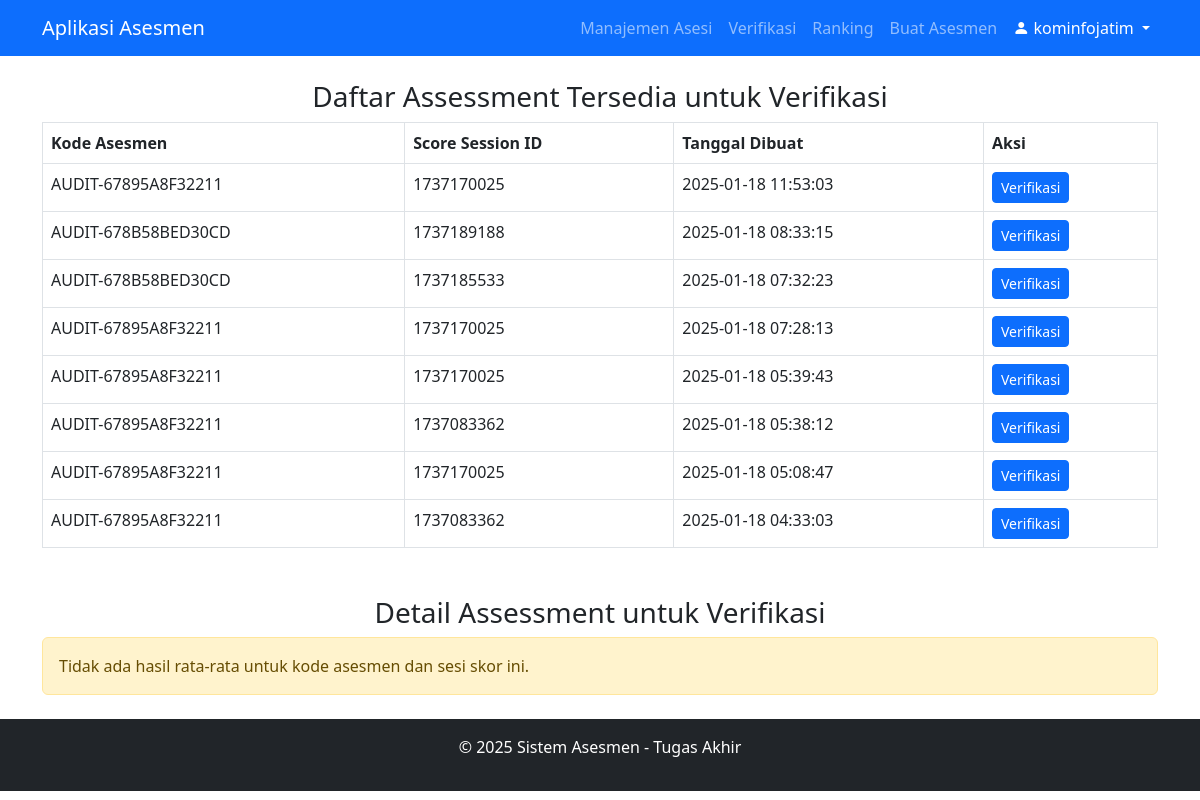
/views/tim_penilai/verif_asesmen.php?asesmen_kode=AUDIT-678B58BED30CD&score_session_id=1737351416 (signed in), run on an earlier commit of the app's database.
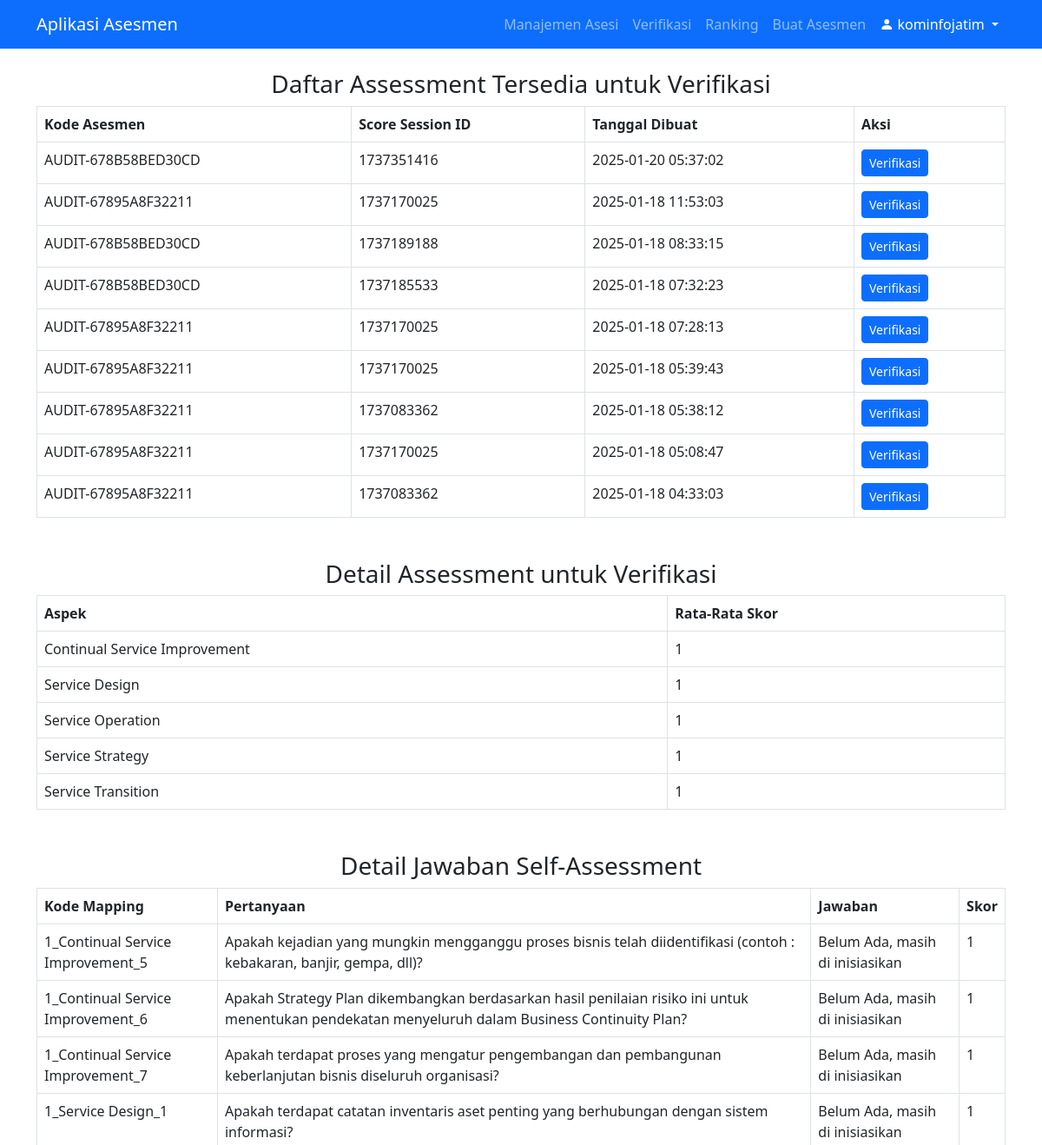
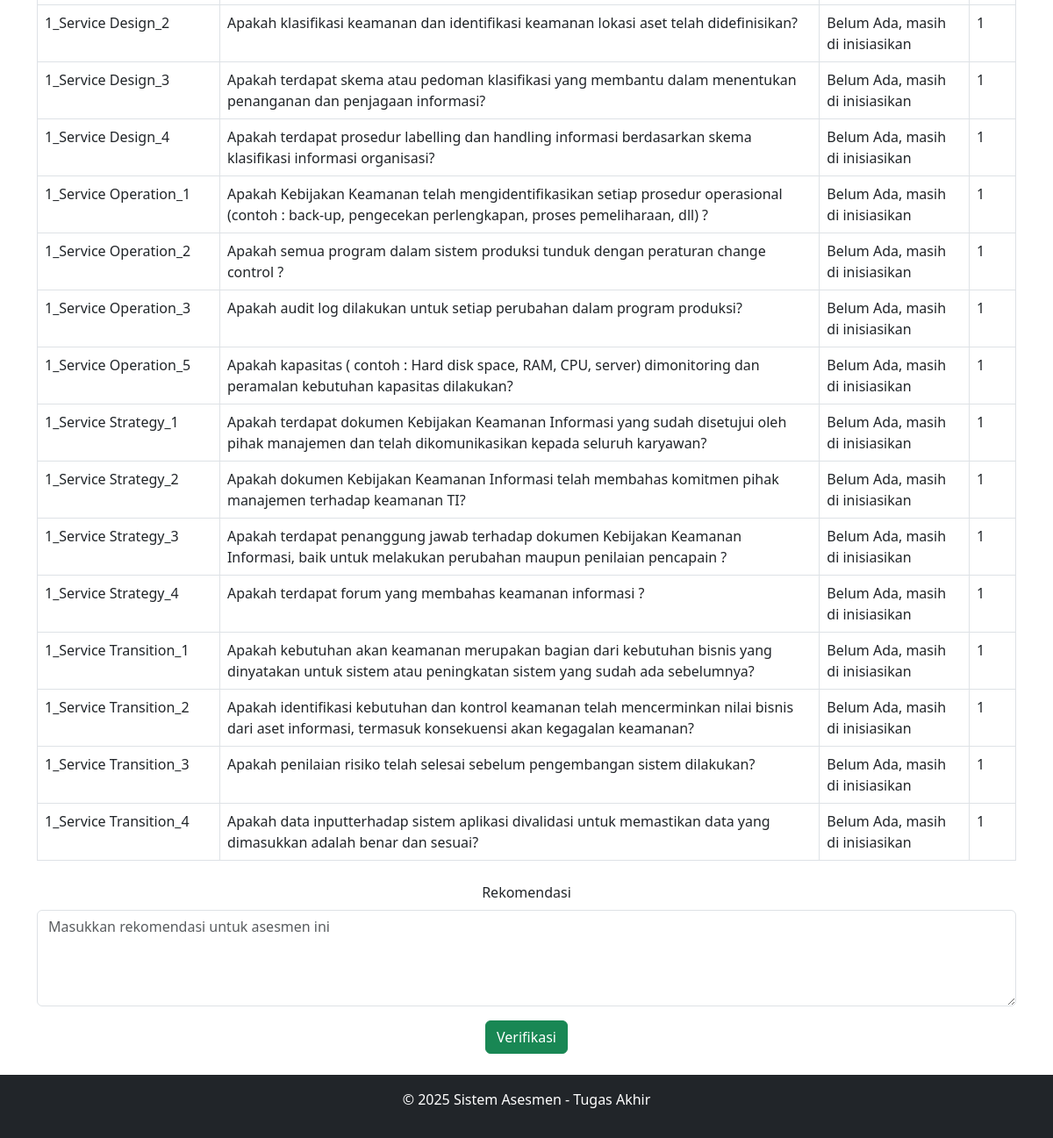
And on a later commit of the database (2 pictures, top to bottom).
### tables this page shows
CREATE TABLE `asesmen_jawaban` (
  `id` int(11) NOT NULL,
  `user_id` int(11) NOT NULL,
  `question_id` int(11) NOT NULL,
  `asesmen_kode` varchar(50) DEFAULT NULL,
  `jawaban` text,
  `skor` int(11) DEFAULT NULL,
  `status` enum('draft','submitted') DEFAULT 'draft',
  `created_at` timestamp NOT NULL DEFAULT CURRENT_TIMESTAMP,
  `source` varchar(50) DEFAULT NULL,
  `periode_audit` year(4) NOT NULL,
  `score_session_id` int(11) DEFAULT NULL
);

CREATE TABLE `asesmen_pertanyaan` (
  `id` int(11) NOT NULL,
  `kode_mapping` varchar(255) NOT NULL,
  `asesmen_periode` int(11) DEFAULT NULL,
  `pertanyaan` text NOT NULL,
  `created_at` timestamp NOT NULL DEFAULT CURRENT_TIMESTAMP,
  `source` varchar(255) DEFAULT NULL
);

### views/tim_penilai/verif_asesmen.php (the view, shortened to what this page needs)
<?php
include '../../includes/db.php';
include '../../includes/header.php';
$asesmen_kode = isset($_GET['asesmen_kode']) ? $conn->real_escape_string($_GET['asesmen_kode']) : null;
$score_session_id = isset($_GET['score_session_id']) ? (int)$_GET['score_session_id'] : null;
$available_assessments = $conn->query("
    SELECT DISTINCT asesmen_kode, score_session_id, created_at
    FROM asesmen_hasil
    ORDER BY created_at DESC
");
$results_query = null;
if ($asesmen_kode && $score_session_id) {
    $results_query = $conn->query("
        SELECT DISTINCT aspek, skor_rata_rata
        FROM asesmen_hasil
        WHERE asesmen_kode = '$asesmen_kode' AND score_session_id = $score_session_id
        GROUP BY aspek
    ");
}
$details_query = null;
if ($asesmen_kode && $score_session_id) {
    $details_query = $conn->query("
        SELECT q.kode_mapping, q.pertanyaan, a.jawaban, a.skor
        FROM asesmen_jawaban a
        JOIN asesmen_pertanyaan q ON a.question_id = q.id
        WHERE a.asesmen_kode = '$asesmen_kode' AND a.score_session_id = $score_session_id
    ");
}
?>
<h3 class="text-center">Daftar Assessment Tersedia untuk Verifikasi</h3>
<table class="table table-bordered">
    <thead>
        <tr>
            <th>Kode Asesmen</th>
            <th>Score Session ID</th>
            <th>Tanggal Dibuat</th>
            <th>Aksi</th>
        </tr>
    </thead>
    <tbody>
        <?php while ($row = $available_assessments->fetch_assoc()): ?>
            <tr>
                <td><?php echo htmlspecialchars($row['asesmen_kode']); ?></td>
                <td><?php echo htmlspecialchars($row['score_session_id']); ?></td>
                <td><?php echo htmlspecialchars($row['created_at']); ?></td>
                <td>
                    <a href="verif_asesmen.php?asesmen_kode=<?php echo urlencode($row['asesmen_kode']); ?>&score_session_id=<?php echo urlencode($row['score_session_id']); ?>"
                       class="btn btn-primary btn-sm">
                        Verifikasi
                    </a>
                </td>
            </tr>
        <?php endwhile; ?>
    </tbody>
</table>
<?php if ($asesmen_kode && $score_session_id): ?>
    <h3 class="text-center mt-5">Detail Assessment untuk Verifikasi</h3>
    <?php if ($results_query && $results_query->num_rows > 0): ?>
        <table class="table table-bordered">
            <thead>
                <tr>
                    <th>Aspek</th>
                    <th>Rata-Rata Skor</th>
                </tr>
            </thead>
            <tbody>
                <?php while ($row = $results_query->fetch_assoc()): ?>
                    <tr>
                        <td><?php echo htmlspecialchars($row['aspek']); ?></td>
                        <td><?php echo htmlspecialchars(round($row['skor_rata_rata'], 2)); ?></td>
                    </tr>
                <?php endwhile; ?>
            </tbody>
        </table>
    <?php else: ?>
        <div class="alert alert-warning">Tidak ada hasil rata-rata untuk kode asesmen dan sesi skor ini.</div>
    <?php endif; ?>
    <?php if ($details_query && $details_query->num_rows > 0): ?>
        <h3 class="text-center mt-5">Detail Jawaban Self-Assessment</h3>
        <table class="table table-bordered">
            <thead>
                <tr>
                    <th>Kode Mapping</th>
                    <th>Pertanyaan</th>
                    <th>Jawaban</th>
                    <th>Skor</th>
                </tr>
            </thead>
            <tbody>
                <?php while ($row = $details_query->fetch_assoc()): ?>
                    <tr>
                        <td><?php echo htmlspecialchars($row['kode_mapping']); ?></td>
                        <td><?php echo htmlspecialchars($row['pertanyaan']); ?></td>
                        <td><?php echo htmlspecialchars($row['jawaban']); ?></td>
                        <td><?php echo htmlspecialchars($row['skor']); ?></td>
                    </tr>
                <?php endwhile; ?>
            </tbody>
        </table>
        <div class="text-center mt-4">
            <form method="POST" action="">
                <div class="mb-3">
                    <label for="rekomendasi" class="form-label">Rekomendasi</label>
                    <textarea name="rekomendasi" id="rekomendasi" class="form-control" rows="4" placeholder="Masukkan rekomendasi untuk asesmen ini" required></textarea>
                </div>
                <button type="submit" name="verify" class="btn btn-success">Verifikasi</button>
            </form>
        </div>
    <?php endif; ?>
<?php endif; ?>
<?php include '../../includes/footer.php'; ?>

### includes/header.php (shortened to what this page needs)
<!DOCTYPE html>
<html lang="en">
<head>
    <link href="https://cdn.jsdelivr.net/npm/bootstrap@5.3.0/dist/css/bootstrap.min.css" rel="stylesheet">
    <link href="https://cdn.jsdelivr.net/npm/bootstrap-icons/font/bootstrap-icons.css" rel="stylesheet">
</head>
<body>
<nav class="navbar navbar-expand-lg navbar-dark bg-primary">
    <div class="container">
        <a class="navbar-brand" href="/tugasakhir/views/homepage.php">Aplikasi Asesmen</a>
        <?php if (isset($_SESSION['user'])): ?>
            <div class="collapse navbar-collapse" id="navbarNav">
                <ul class="navbar-nav ms-auto">
                    <?php if ($_SESSION['role'] === 'Admin'): ?>
                        <li class="nav-item"><a class="nav-link" href="/tugasakhir/views/admin/manage_users.php">Manajemen Pengguna</a></li>
                        <li class="nav-item"><a class="nav-link" href="/tugasakhir/views/admin/manage_pertanyaan.php">Manajemen Pertanyaan</a></li>
                        <li class="nav-item"><a class="nav-link" href="/tugasakhir/views/admin/manage_framework.php">Manajemen Framework</a></li>
                        <li class="nav-item"><a class="nav-link" href="/tugasakhir/views/admin/manage_kriteria.php">Manajemen Kriteria</a></li>
                        <li class="nav-item"><a class="nav-link" href="/tugasakhir/views/admin/log_aktivitas.php">Log Aktivitas</a></li>
                    <?php elseif ($_SESSION['role'] === 'Tim Penilai'): ?>
                        <li class="nav-item"><a class="nav-link" href="/tugasakhir/views/tim_penilai/manage_asesi.php">Manajemen Asesi</a></li>
                        <li class="nav-item"><a class="nav-link" href="/tugasakhir/views/tim_penilai/verif_asesmen.php">Verifikasi</a></li>
                        <li class="nav-item"><a class="nav-link" href="/tugasakhir/views/tim_penilai/rangking.php">Ranking</a></li>
                        <li class="nav-item"><a class="nav-link" href="/tugasakhir/views/tim_penilai/buat_asesmen.php">Buat Asesmen</a></li>
                    <?php endif; ?>
                    <li class="nav-item dropdown">
                        <a class="nav-link dropdown-toggle text-white" href="#" id="userDropdown" role="button" data-bs-toggle="dropdown" aria-expanded="false">
                            <i class="bi bi-person-fill"></i> <?php echo htmlspecialchars($_SESSION['user']); ?>
                        </a>
                    </li>
                </ul>
            </div>
        <?php endif; ?>
    </div>
</nav>
<div class="container mt-4">

### includes/footer.php (shortened to what this page needs)
</div>
<footer class="bg-dark text-white text-center py-3 mt-4">
    <p>&copy; 2025 Sistem Asesmen - Tugas Akhir</p>
</footer>
</body>
</html>

What changed in the data, as far as the page shows it:
added asesmen_jawaban: asesmen_pertanyaan.kode_mapping "1_Continual Service Improvement_5", asesmen_pertanyaan.pertanyaan "Apakah kejadian yang mungkin mengganggu proses bisnis telah diidentifikasi (contoh : kebakaran, banjir, gempa, dll)?", jawaban "Belum Ada, masih di inisiasikan", skor "1"
added asesmen_jawaban: asesmen_pertanyaan.kode_mapping "1_Continual Service Improvement_6", asesmen_pertanyaan.pertanyaan "Apakah Strategy Plan dikembangkan berdasarkan hasil penilaian risiko ini untuk menentukan pendekatan menyeluruh dalam Business Continuity Plan?", jawaban "Belum Ada, masih di inisiasikan", skor "1"
added asesmen_jawaban: asesmen_pertanyaan.kode_mapping "1_Continual Service Improvement_7", asesmen_pertanyaan.pertanyaan "Apakah terdapat proses yang mengatur pengembangan dan pembangunan keberlanjutan bisnis diseluruh organisasi?", jawaban "Belum Ada, masih di inisiasikan", skor "1"
added asesmen_jawaban: asesmen_pertanyaan.kode_mapping "1_Service Design_1", asesmen_pertanyaan.pertanyaan "Apakah terdapat catatan inventaris aset penting yang berhubungan dengan sistem informasi?", jawaban "Belum Ada, masih di inisiasikan", skor "1"
added asesmen_jawaban: asesmen_pertanyaan.kode_mapping "1_Service Design_2", asesmen_pertanyaan.pertanyaan "Apakah klasifikasi keamanan dan identifikasi keamanan lokasi aset telah didefinisikan?", jawaban "Belum Ada, masih di inisiasikan", skor "1"
added asesmen_jawaban: asesmen_pertanyaan.kode_mapping "1_Service Design_3", asesmen_pertanyaan.pertanyaan "Apakah terdapat skema atau pedoman klasifikasi yang membantu dalam menentukan penanganan dan penjagaan informasi?", jawaban "Belum Ada, masih di inisiasikan", skor "1"
added asesmen_jawaban: asesmen_pertanyaan.kode_mapping "1_Service Design_4", asesmen_pertanyaan.pertanyaan "Apakah terdapat prosedur labelling dan handling informasi berdasarkan skema klasifikasi informasi organisasi?", jawaban "Belum Ada, masih di inisiasikan", skor "1"
added asesmen_jawaban: asesmen_pertanyaan.kode_mapping "1_Service Operation_1", asesmen_pertanyaan.pertanyaan "Apakah Kebijakan Keamanan telah mengidentifikasikan setiap prosedur operasional (contoh : back-up, pengecekan perlengkapan, proses pemeliharaan, dll) ?", jawaban "Belum Ada, masih di inisiasikan", skor "1"
added asesmen_jawaban: asesmen_pertanyaan.kode_mapping "1_Service Operation_2", asesmen_pertanyaan.pertanyaan "Apakah semua program dalam sistem produksi tunduk dengan peraturan change control ?", jawaban "Belum Ada, masih di inisiasikan", skor "1"
added asesmen_jawaban: asesmen_pertanyaan.kode_mapping "1_Service Operation_3", asesmen_pertanyaan.pertanyaan "Apakah audit log dilakukan untuk setiap perubahan dalam program produksi?", jawaban "Belum Ada, masih di inisiasikan", skor "1"
added asesmen_jawaban: asesmen_pertanyaan.kode_mapping "1_Service Operation_5", asesmen_pertanyaan.pertanyaan "Apakah kapasitas ( contoh : Hard disk space, RAM, CPU, server) dimonitoring dan peramalan kebutuhan kapasitas dilakukan?", jawaban "Belum Ada, masih di inisiasikan", skor "1"
added asesmen_jawaban: asesmen_pertanyaan.kode_mapping "1_Service Strategy_1", asesmen_pertanyaan.pertanyaan "Apakah terdapat dokumen Kebijakan Keamanan Informasi yang sudah disetujui oleh pihak manajemen dan telah dikomunikasikan kepada seluruh karyawan?", jawaban "Belum Ada, masih di inisiasikan", skor "1"
added asesmen_jawaban: asesmen_pertanyaan.kode_mapping "1_Service Strategy_2", asesmen_pertanyaan.pertanyaan "Apakah dokumen Kebijakan Keamanan Informasi telah membahas komitmen pihak manajemen terhadap keamanan TI?", jawaban "Belum Ada, masih di inisiasikan", skor "1"
added asesmen_jawaban: asesmen_pertanyaan.kode_mapping "1_Service Strategy_3", asesmen_pertanyaan.pertanyaan "Apakah terdapat penanggung jawab terhadap dokumen Kebijakan Keamanan Informasi, baik untuk melakukan perubahan maupun penilaian pencapain ?", jawaban "Belum Ada, masih di inisiasikan", skor "1"
added asesmen_jawaban: asesmen_pertanyaan.kode_mapping "1_Service Strategy_4", asesmen_pertanyaan.pertanyaan "Apakah terdapat forum yang membahas keamanan informasi ?", jawaban "Belum Ada, masih di inisiasikan", skor "1"
added asesmen_jawaban: asesmen_pertanyaan.kode_mapping "1_Service Transition_1", asesmen_pertanyaan.pertanyaan "Apakah kebutuhan akan keamanan merupakan bagian dari kebutuhan bisnis yang dinyatakan untuk sistem atau peningkatan sistem yang sudah ada sebelumnya?", jawaban "Belum Ada, masih di inisiasikan", skor "1"
added asesmen_jawaban: asesmen_pertanyaan.kode_mapping "1_Service Transition_2", asesmen_pertanyaan.pertanyaan "Apakah identifikasi kebutuhan dan kontrol keamanan telah mencerminkan nilai bisnis dari aset informasi, termasuk konsekuensi akan kegagalan keamanan?", jawaban "Belum Ada, masih di inisiasikan", skor "1"
added asesmen_jawaban: asesmen_pertanyaan.kode_mapping "1_Service Transition_3", asesmen_pertanyaan.pertanyaan "Apakah penilaian risiko telah selesai sebelum pengembangan sistem dilakukan?", jawaban "Belum Ada, masih di inisiasikan", skor "1"
added asesmen_jawaban: asesmen_pertanyaan.kode_mapping "1_Service Transition_4", asesmen_pertanyaan.pertanyaan "Apakah data inputterhadap sistem aplikasi divalidasi untuk memastikan data yang dimasukkan adalah benar dan sesuai?", jawaban "Belum Ada, masih di inisiasikan", skor "1"
Also different on the page:
new list line: "AUDIT-678B58BED30CD 1737351416 2025-01-20 05:37:02 Verifikasi"
text no longer shown: "Tidak ada hasil rata-rata untuk kode asesmen dan sesi skor ini."
text now shown: "Aspek Rata-Rata Skor Detail Jawaban Self-Assessment Kode Mapping Pertanyaan Jawaban Skor Rekomendasi Verifikasi"
new list line: "Continual Service Improvement 1"
new list line: "Service Design 1"
new list line: "Service Operation 1"
new list line: "Service Strategy 1"
new list line: "Service Transition 1"
